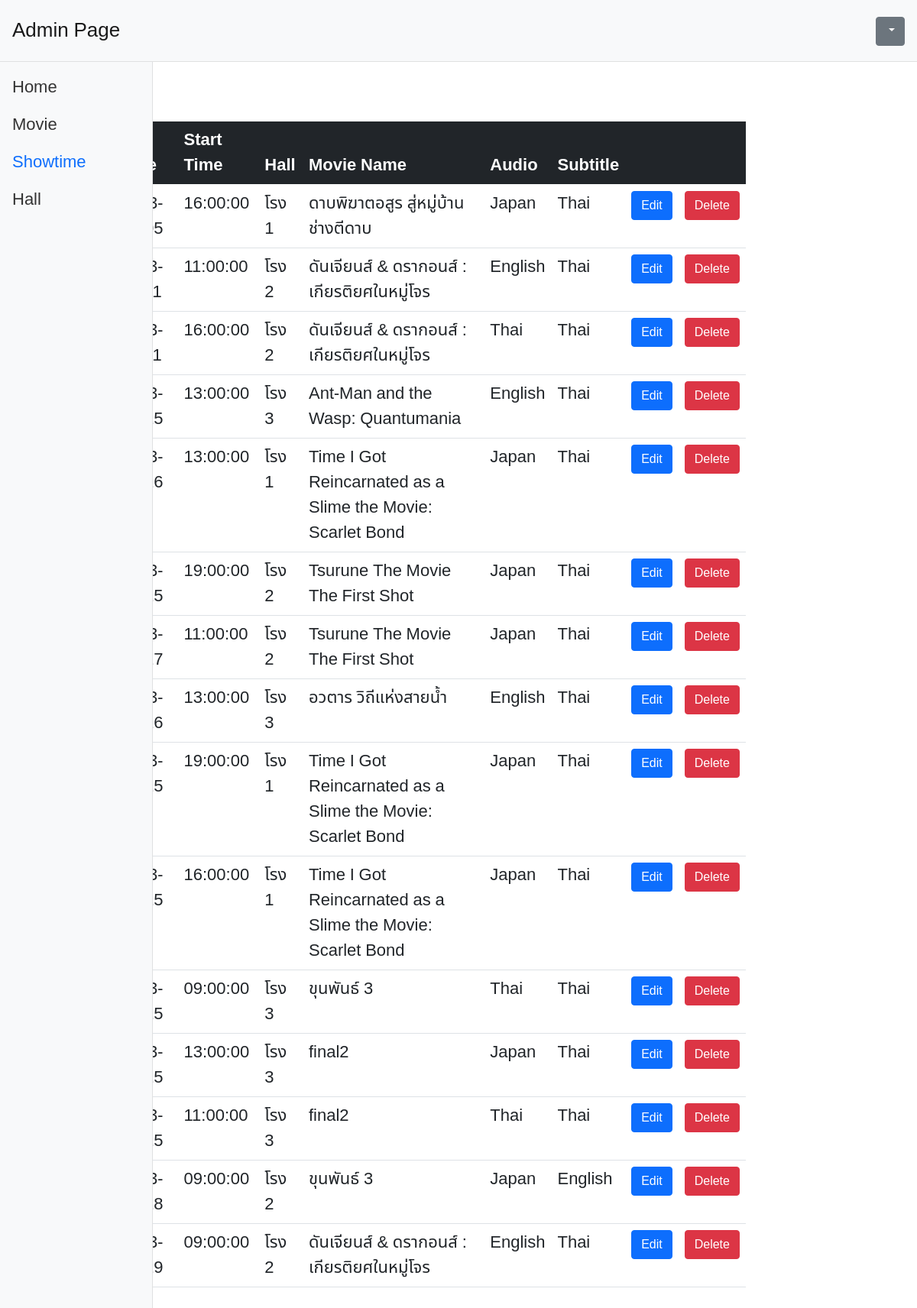
Page /admin/edit_showtime.php on the committed database.
### tables this page shows
CREATE TABLE `showtime` (
  `showtime_id` varchar(5) NOT NULL,
  `showtime_date` date NOT NULL,
  `theatre_id` int(3) NOT NULL,
  `movie_id` int(5) NOT NULL,
  `time_id` varchar(5) NOT NULL,
  `audio_id` varchar(10) NOT NULL,
  `sub_id` varchar(10) NOT NULL
);

CREATE TABLE `time` (
  `time_id` varchar(5) NOT NULL,
  `start_time` time NOT NULL
);

CREATE TABLE `theatre_hall` (
  `theatre_id` int(3) NOT NULL,
  `hall_name` varchar(255) NOT NULL,
  `number_of_seats` int(5) NOT NULL
);

CREATE TABLE `movie` (
  `movie_id` int(5) NOT NULL,
  `movie_name` varchar(100) NOT NULL,
  `lenght` int(5) NOT NULL,
  `image` varchar(100) NOT NULL
);

CREATE TABLE `audio` (
  `audio_id` varchar(10) NOT NULL,
  `audio` varchar(30) NOT NULL
);

CREATE TABLE `subtitle` (
  `sub_id` varchar(10) NOT NULL,
  `subtitle` varchar(30) NOT NULL
);

### admin/edit_showtime.php (the view, shortened to what this page needs)
<?php
    require('../dbconnect.php');
?>
<!DOCTYPE html>
<html lang="en">
<head>
    <link rel="stylesheet" href="https://stackpath.bootstrapcdn.com/bootstrap/5.0.0-alpha1/css/bootstrap.min.css">
    <link rel="stylesheet" href="https://cdn.jsdelivr.net/chartist.js/latest/chartist.min.css">
    <link rel="stylesheet" href="../css/admin_page.css">
    <link rel="stylesheet" href="../css/movie_page.css">
</head>
<body>
    <nav class="navbar navbar-light bg-light p-3">
        <div class="d-flex col-12 col-md-3 col-lg-2 mb-2 mb-lg-0 flex-wrap flex-md-nowrap justify-content-between">
            <a class="navbar-brand" style="font-size: 26px;" href="#">
                Admin Page
            </a>
        </div>
        <div class="col-12 col-md-5 col-lg-8 d-flex align-items-center justify-content-md-end mt-3 mt-md-0">
            <div class="dropdown">
                <button class="btn btn-secondary dropdown-toggle" type="button" id="dropdownMenuButton" data-toggle="dropdown" aria-expanded="false">
                </button>
              </div>
        </div>
    </nav>
    <div class="container-fluid">
        <div class="row">
            <nav id="sidebar" class="col-md-3 col-lg-2 d-md-block bg-light sidebar collapse">
                <div class="position-sticky">
                    <ul class="nav flex-column">
                        <li class="nav-item">
                          <a class="nav-link" aria-current="page" href="admin_page.php">
                            <span style="font-size: 22px;" class="ml-2">Home</span>
                          </a>
                        </li>
                        <li class="nav-item">
                          <a class="nav-link" href="movie_page.php">
                            <span style="font-size: 22px;" class="ml-2">Movie</span>
                          </a>
                        </li>
                        <li class="nav-item">
                          <a class="nav-link active" href="edit_showtime.php">
                            <span style="font-size: 22px;" class="ml-2">Showtime</span>
                          </a>
                        </li>
                        <li class="nav-item">
                          <a class="nav-link" href="edit_hall.php">
                            <span style="font-size: 22px;" class="ml-2">Hall</span>
                          </a>
                        </li>
                      </ul>
                </div>
            </nav>
            <main class="col-md-9 ml-sm-auto col-lg-10 px-md-4 py-4">
              <a class="btn btn-primary" href="add_showtime.php">Add</a>
              <?php
                $sql = "SELECT * FROM showtime
                        JOIN movie ON movie.movie_id = showtime.movie_id
                        JOIN audio ON audio.audio_id = showtime.audio_id
                        JOIN subtitle ON subtitle.sub_id = showtime.sub_id
                        JOIN time ON time.time_id = showtime.time_id
                        JOIN theatre_hall ON theatre_hall.theatre_id = showtime.theatre_id
                        ORDER BY showtime_id ASC";
                $query = mysqli_query($conn, $sql);
              ?>
              <table class="table table-hover mt-3">
                <thead class="table-dark">
                  <tr>
                    <th>Showtime ID</th>
                    <th>Date</th>
                    <th>Start Time</th>
                    <th>Hall</th>
                    <th>Movie Name</th>
                    <th>Audio</th>
                    <th>Subtitle</th>
                    <th></th>
                    <th></th>
                  </tr>
                </thead>
                <?php while ($row = mysqli_fetch_array($query)) { ?>
                  <tr>
                    <td><?=$row['showtime_id']?></td>
                    <td><?=$row['showtime_date']?></td>
                    <td><?=$row['start_time']?></td>
                    <td><?=$row['hall_name']?></td>
                    <td><?=$row['movie_name']?></td>
                    <td><?=$row['audio']?></td>
                    <td><?=$row['subtitle']?></td>
                    <td><a href="e_showtime.php?id=<?=$row['showtime_id']?>" name="editshowtime" class="btn btn-primary">Edit</a></td>
                    <td><form method="post" action="add_showtime_db.php"><button name="del_showtime" class="btn btn-danger" type="submit" value="<?=$row['showtime_id']?>">Delete</button></form></td>
                  </tr>
                <?php } ?>
              </table>
            </main>
        </div>
    </div>
</body>
</html>

### css/admin_page.css (style rules this page uses)
* { font-family: 'Noto Sans Thai', sans-serif; }
body { font-size: 24px; }
.sidebar { position: fixed; top: 0; bottom: 0; left: 0; z-index: 100; padding: 90px 0 0; box-shadow: inset -1px 0 0 rgba(0, 0, 0, .1); z-index: 99; }
.navbar { box-shadow: inset 0 -1px 0 rgba(0, 0, 0, .1); }
@media (min-width: 767.98px) { .navbar { top: 0; position: sticky; z-index: 999; } }
@media (min-width: 767.98px) { .sidebar .nav-link.active { color: #0d6efd; } }
.sidebar .nav-link { color: #333; }

### css/movie_page.css (style rules this page uses)
* { font-family: 'Noto Sans Thai', sans-serif; margin: 0; padding: 0; box-sizing: border-box; outline: none; border: none; text-decoration: none; }
body { font-size: 22px; }

### rows in the picture
showtime: time.start_time "16:00:00", theatre.hall_name "โรง 1", movie.movie_name "ดาบพิฆาตอสูร สู่หมู่บ้านช่างตีดาบ", audio.audio "Japan", sub.subtitle "Thai", $row['showtime_id'] 12003 (drawn)
showtime: time.start_time "11:00:00", theatre.hall_name "โรง 2", movie.movie_name "ดันเจียนส์ & ดรากอนส์ : เกียรติยศในหมู่โจร", audio.audio "English", sub.subtitle "Thai", $row['showtime_id'] 12004 (drawn)
showtime: time.start_time "16:00:00", theatre.hall_name "โรง 2", movie.movie_name "ดันเจียนส์ & ดรากอนส์ : เกียรติยศในหมู่โจร", audio.audio "Thai", sub.subtitle "Thai", $row['showtime_id'] 12005 (drawn)
showtime: time.start_time "13:00:00", theatre.hall_name "โรง 3", movie.movie_name "Ant-Man and the Wasp: Quantumania", audio.audio "English", sub.subtitle "Thai", $row['showtime_id'] 12006 (drawn)
showtime: time.start_time "13:00:00", theatre.hall_name "โรง 1", movie.movie_name "Time I Got Reincarnated as a Slime the Movie: Scarlet Bond", audio.audio "Japan", sub.subtitle "Thai", $row['showtime_id'] 12007 (drawn)
showtime: time.start_time "19:00:00", theatre.hall_name "โรง 2", movie.movie_name "Tsurune The Movie The First Shot", audio.audio "Japan", sub.subtitle "Thai", $row['showtime_id'] 12008 (drawn)
showtime: time.start_time "11:00:00", theatre.hall_name "โรง 2", movie.movie_name "Tsurune The Movie The First Shot", audio.audio "Japan", sub.subtitle "Thai", $row['showtime_id'] 12009 (drawn)
showtime: time.start_time "13:00:00", theatre.hall_name "โรง 3", movie.movie_name "อวตาร วิถีแห่งสายน้ำ", audio.audio "English", sub.subtitle "Thai", $row['showtime_id'] 12010 (drawn)
showtime: time.start_time "19:00:00", theatre.hall_name "โรง 1", movie.movie_name "Time I Got Reincarnated as a Slime the Movie: Scarlet Bond", audio.audio "Japan", sub.subtitle "Thai", $row['showtime_id'] 12011 (drawn)
showtime: time.start_time "16:00:00", theatre.hall_name "โรง 1", movie.movie_name "Time I Got Reincarnated as a Slime the Movie: Scarlet Bond", audio.audio "Japan", sub.subtitle "Thai", $row['showtime_id'] 12012 (drawn)
showtime: time.start_time "09:00:00", theatre.hall_name "โรง 3", movie.movie_name "ขุนพันธ์ 3", audio.audio "Thai", sub.subtitle "Thai", $row['showtime_id'] 12013 (drawn)
showtime: time.start_time "13:00:00", theatre.hall_name "โรง 3", movie.movie_name "final2", audio.audio "Japan", sub.subtitle "Thai", $row['showtime_id'] 12014 (drawn)
showtime: time.start_time "11:00:00", theatre.hall_name "โรง 3", movie.movie_name "final2", audio.audio "Thai", sub.subtitle "Thai", $row['showtime_id'] 12015 (drawn)
showtime: time.start_time "09:00:00", theatre.hall_name "โรง 2", movie.movie_name "ขุนพันธ์ 3", audio.audio "Japan", sub.subtitle "English", $row['showtime_id'] 12018 (drawn)
showtime: time.start_time "09:00:00", theatre.hall_name "โรง 2", movie.movie_name "ดันเจียนส์ & ดรากอนส์ : เกียรติยศในหมู่โจร", audio.audio "English", sub.subtitle "Thai", $row['showtime_id'] 24141 (drawn)
